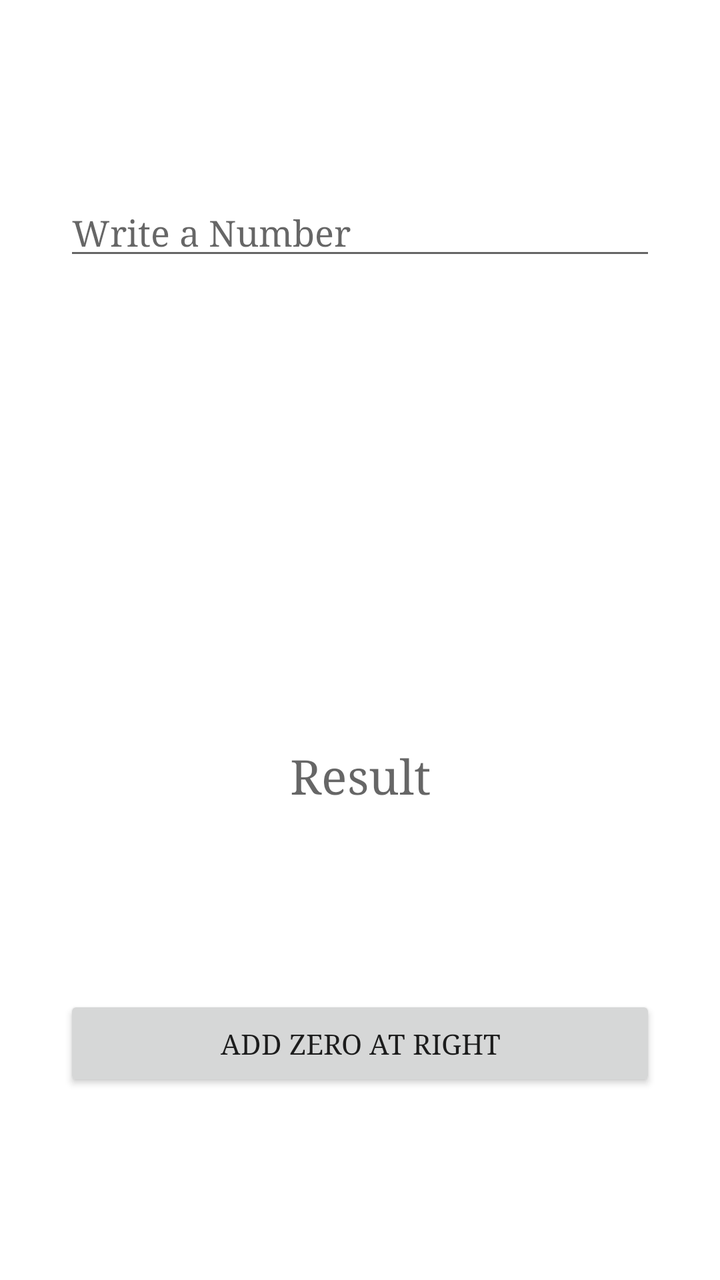
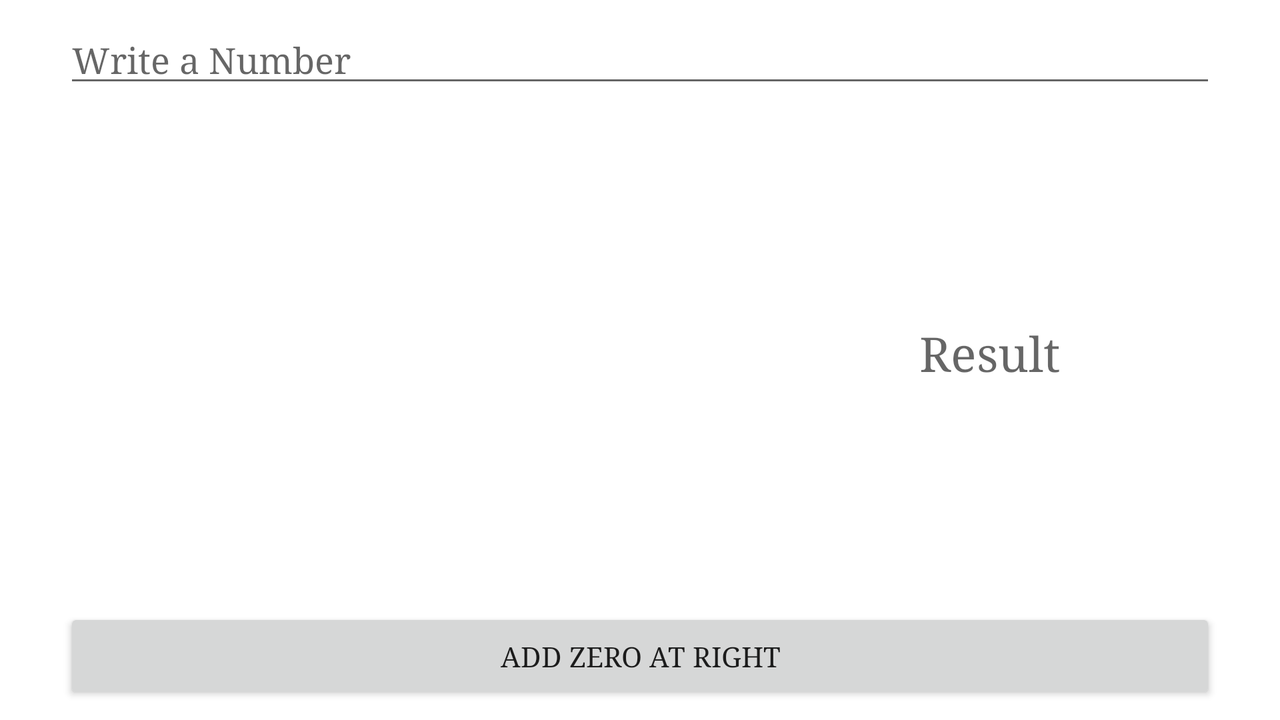

Two renders of one Android screen. The first uses the default layout on a phone; the second uses the alternative layout the repository ships for a different screen configuration, on a matching device. The two XML files are below.
<!-- AndroidManifest.xml: application theme AppTheme -->
<!-- res/layout/fragment_custom_btn.xml -->
<android.support.constraint.ConstraintLayout
    xmlns:android="http://schemas.android.com/apk/res/android"
    xmlns:app="http://schemas.android.com/apk/res-auto"
    xmlns:tools="http://schemas.android.com/tools"
    android:layout_width="match_parent"
    android:layout_height="match_parent"
    android:background="#FFFFFF"
    tools:context=".CustomBtnFragment">

    <EditText
        android:id="@+id/input"
        android:layout_width="0dp"
        android:layout_height="wrap_content"

        android:ems="10"

        android:hint="@string/hint_input"
        android:inputType="numberDecimal"

        android:layout_marginLeft="32dp"
        android:layout_marginRight="32dp"

        app:layout_constraintTop_toTopOf="parent"
        app:layout_constraintRight_toRightOf="parent"
        app:layout_constraintBottom_toTopOf="@+id/btn_custom"
        app:layout_constraintLeft_toLeftOf="parent"
        />

    <Button
        android:id="@+id/btn_custom"
        style="@style/Widget.AppCompat.Button.Borderless"
        android:layout_width="wrap_content"

        android:layout_height="wrap_content"

        android:background="@drawable/custom_button"
        app:layout_constraintBottom_toTopOf="@+id/output"
        app:layout_constraintLeft_toLeftOf="parent"
        app:layout_constraintRight_toRightOf="parent"
        app:layout_constraintTop_toBottomOf="@+id/input" />

    <TextView
        android:id="@+id/output"
        android:layout_width="wrap_content"
        android:layout_height="wrap_content"

        android:hint="@string/hint_result"
        android:text=""
        android:textAppearance="@style/TextAppearance.AppCompat.Headline"

        app:layout_constraintBottom_toTopOf="@+id/btn_add_zero"
        app:layout_constraintRight_toRightOf="parent"
        app:layout_constraintTop_toBottomOf="@+id/btn_custom"
        app:layout_constraintLeft_toLeftOf="parent"
        />

    <Button
        android:id="@+id/btn_add_zero"
        android:layout_width="0dp"
        android:layout_height="wrap_content"

        android:text="@string/btn_add_zero"
        android:tag="0"

        android:layout_marginRight="32dp"
        android:layout_marginLeft="32dp"

        app:layout_constraintTop_toBottomOf="@+id/output"
        app:layout_constraintRight_toRightOf="parent"
        app:layout_constraintBottom_toBottomOf="parent"
        app:layout_constraintLeft_toLeftOf="parent"
        />

</android.support.constraint.ConstraintLayout>
<!-- resources referenced by this layout -->
<resources>
  <string name="btn_add_zero">Add Zero at right</string>
  <string name="hint_input">Write a Number</string>
  <string name="hint_result">Result</string>
  <style name="AppTheme" parent="Theme.AppCompat.Light.DarkActionBar">
          
          <item name="android:typeface">serif</item>
          <item name="android:colorBackground">@android:color/darker_gray</item>
  
          <item name="colorPrimary">@color/colorPrimary</item>
          <item name="colorPrimaryDark">@color/colorPrimaryDark</item>
          <item name="colorAccent">@color/colorAccent</item>
      </style>
  <color name="colorPrimary">#3F51B5</color>
  <color name="colorPrimaryDark">#303F9F</color>
  <color name="colorAccent">#FF4081</color>
</resources>
<!-- res/layout-land/fragment_custom_btn.xml (the repository's variant of the layout above) -->
<!-- drawn on the phone turned sideways -->
<android.support.constraint.ConstraintLayout
    xmlns:android="http://schemas.android.com/apk/res/android"
    xmlns:app="http://schemas.android.com/apk/res-auto"
    xmlns:tools="http://schemas.android.com/tools"
    android:layout_width="match_parent"
    android:layout_height="match_parent"
    android:background="#FFFFFF"
    tools:context=".CustomBtnFragment">

    <EditText
        android:id="@+id/input"
        android:layout_width="0dp"
        android:layout_height="wrap_content"

        android:ems="10"

        android:hint="@string/hint_input"
        android:inputType="numberDecimal"

        android:layout_marginTop="8dp"
        android:layout_marginRight="32dp"
        android:layout_marginLeft="32dp"

        app:layout_constraintTop_toTopOf="parent"
        app:layout_constraintRight_toRightOf="parent"
        app:layout_constraintLeft_toLeftOf="parent"
        />

    <Button
        android:id="@+id/btn_custom"
        style="@style/Widget.AppCompat.Button.Borderless"
        android:layout_width="0dp"
        android:layout_height="0dp"

        android:background="@drawable/custom_button"

        android:layout_marginTop="8dp"
        android:layout_marginBottom="8dp"

        app:layout_constraintDimensionRatio="1:1"

        app:layout_constraintTop_toBottomOf="@+id/input"
        app:layout_constraintRight_toLeftOf="@+id/output"
        app:layout_constraintLeft_toLeftOf="parent"
        app:layout_constraintBottom_toTopOf="@+id/btn_add_zero"
        />

    <TextView
        android:id="@+id/output"
        android:layout_width="wrap_content"
        android:layout_height="wrap_content"

        android:hint="@string/hint_result"
        android:text=""
        android:textAppearance="@style/TextAppearance.AppCompat.Headline"

        android:layout_marginTop="8dp"
        android:layout_marginBottom="8dp"


        app:layout_constraintTop_toBottomOf="@+id/input"
        app:layout_constraintRight_toRightOf="parent"
        app:layout_constraintBottom_toTopOf="@+id/btn_add_zero"
        app:layout_constraintLeft_toRightOf="@+id/btn_custom"

        />

    <Button
        android:id="@+id/btn_add_zero"
        android:layout_width="0dp"
        android:layout_height="wrap_content"

        android:text="@string/btn_add_zero"
        android:tag="0"

        android:layout_marginRight="32dp"
        android:layout_marginBottom="8dp"
        android:layout_marginLeft="32dp"

        app:layout_constraintRight_toRightOf="parent"
        app:layout_constraintBottom_toBottomOf="parent"
        app:layout_constraintLeft_toLeftOf="parent"


        />

</android.support.constraint.ConstraintLayout>
